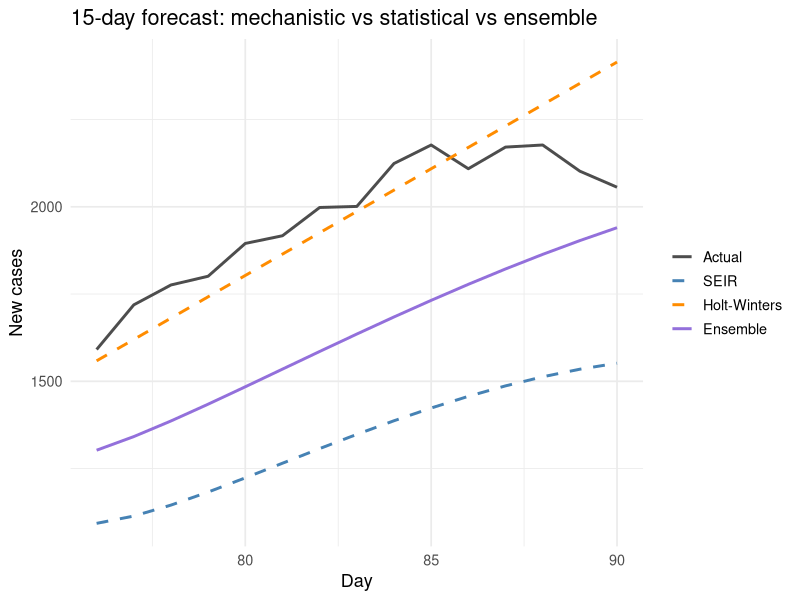

Here is the R script that generated this plot:
## ---- chunk 1
#| label: generate-truth

set.seed(42)
n_total <- 90
N_pop   <- 100000

# Simulate true SEIR trajectory
seir_step <- function(S, E, I, R, beta, sigma = 0.2, gamma = 0.12) {
  N   <- S + E + I + R
  new_e <- beta * S * I / N
  new_i <- sigma * E
  new_r <- gamma * I
  list(S = S - new_e, E = E + new_e - new_i,
       I = I + new_i - new_r, R = R + new_r,
       new_cases = new_i)
}

state <- list(S = N_pop - 30, E = 20, I = 10, R = 0)
true_cases <- numeric(n_total)
for (d in seq_len(n_total)) {
  state <- seir_step(state$S, state$E, state$I, state$R, beta = 0.32)
  true_cases[d] <- rpois(1, max(1, state$new_cases))
}

# Training window: days 1-75; evaluate on days 76-90
n_train  <- 75
n_eval   <- n_total - n_train
obs      <- true_cases[seq_len(n_train)]
actuals  <- true_cases[(n_train + 1):n_total]
## ---- chunk 2
#| label: forecasters

# --- Mechanistic forecast: project SEIR forward from current state ---
seir_forecast <- function(obs_vec, horizon, beta = 0.32,
                           sigma = 0.2, gamma = 0.12, N = 100000) {
  # Rough state initialisation from last 14 days
  recent_inf <- mean(tail(obs_vec, 14))
  I_est <- recent_inf / sigma
  E_est <- I_est * sigma / sigma  # E ~ I at quasi-steady state
  R_est <- sum(obs_vec) * 0.9
  S_est <- N - E_est - I_est - R_est
  state <- list(S = max(S_est, 1), E = E_est, I = I_est, R = max(R_est, 0))
  fcst  <- numeric(horizon)
  for (h in seq_len(horizon)) {
    state <- seir_step(state$S, state$E, state$I, state$R, beta, sigma, gamma)
    fcst[h] <- state$new_cases
  }
  fcst
}

# --- Statistical: exponential smoothing (Holt-Winters level + trend) ---
hw_forecast <- function(obs_vec, horizon) {
  # Holt two-parameter (level + trend)
  alpha <- 0.25; beta_hw <- 0.1
  n  <- length(obs_vec)
  L  <- obs_vec[1]; T <- 0
  for (i in 2:n) {
    L_prev <- L; L <- alpha * obs_vec[i] + (1 - alpha) * (L + T)
    T <- beta_hw * (L - L_prev) + (1 - beta_hw) * T
  }
  fcst <- pmax(0, L + T * seq_len(horizon))
  fcst
}

# Generate 15-day forecasts
horizon    <- n_eval
fcst_seir  <- seir_forecast(obs, horizon)
fcst_hw    <- hw_forecast(obs, horizon)
## ---- chunk 3
#| label: ensemble
#| fig-cap: "Hybrid ensemble (purple) vs individual forecasters: mechanistic SEIR (blue) and exponential smoothing (orange). The ensemble minimises error by blending the biological constraints of SEIR with the data-driven trend of HW."

# Simple equal-weight ensemble (in production, learn weights from holdout)
fcst_ensemble <- 0.55 * fcst_seir + 0.45 * fcst_hw

# Evaluate
rmse <- function(pred, obs) sqrt(mean((pred - obs)^2))
mae  <- function(pred, obs) mean(abs(pred - obs))

scores <- data.frame(
  Model = c("SEIR", "Holt-Winters", "Ensemble"),
  RMSE  = round(c(rmse(fcst_seir, actuals),
                  rmse(fcst_hw,   actuals),
                  rmse(fcst_ensemble, actuals)), 1),
  MAE   = round(c(mae(fcst_seir, actuals),
                  mae(fcst_hw,   actuals),
                  mae(fcst_ensemble, actuals)), 1)
)
knitr::kable(scores, caption = "Forecast accuracy (15-day horizon)")

library(ggplot2)
days_eval <- (n_train + 1):n_total
df_plot <- data.frame(
  day      = rep(days_eval, 4),
  cases    = c(actuals, fcst_seir, fcst_hw, fcst_ensemble),
  model    = rep(c("Actual", "SEIR", "Holt-Winters", "Ensemble"),
                 each = n_eval)
)
df_plot$model <- factor(df_plot$model,
                        levels = c("Actual","SEIR","Holt-Winters","Ensemble"))

ggplot(df_plot, aes(x = day, y = cases, colour = model, linetype = model)) +
  geom_line(linewidth = 1) +
  scale_colour_manual(values = c(Actual        = "grey30",
                                 SEIR          = "steelblue",
                                 `Holt-Winters` = "darkorange",
                                 Ensemble      = "mediumpurple")) +
  scale_linetype_manual(values = c(Actual        = "solid",
                                   SEIR          = "dashed",
                                   `Holt-Winters` = "dashed",
                                   Ensemble      = "solid")) +
  labs(x = "Day", y = "New cases", colour = NULL, linetype = NULL,
       title = "15-day forecast: mechanistic vs statistical vs ensemble") +
  theme_minimal(base_size = 13)
## ---- chunk 4
#| label: optimal-weights

# Optimise weights w such that w*SEIR + (1-w)*HW minimises RMSE
opt <- optimise(
  f = function(w) rmse(w * fcst_seir + (1 - w) * fcst_hw, actuals),
  interval = c(0, 1)
)
cat(sprintf("Optimal SEIR weight: %.2f  |  HW weight: %.2f\n",
            opt$minimum, 1 - opt$minimum))
cat(sprintf("Ensemble RMSE at optimal weights: %.1f\n", opt$objective))
